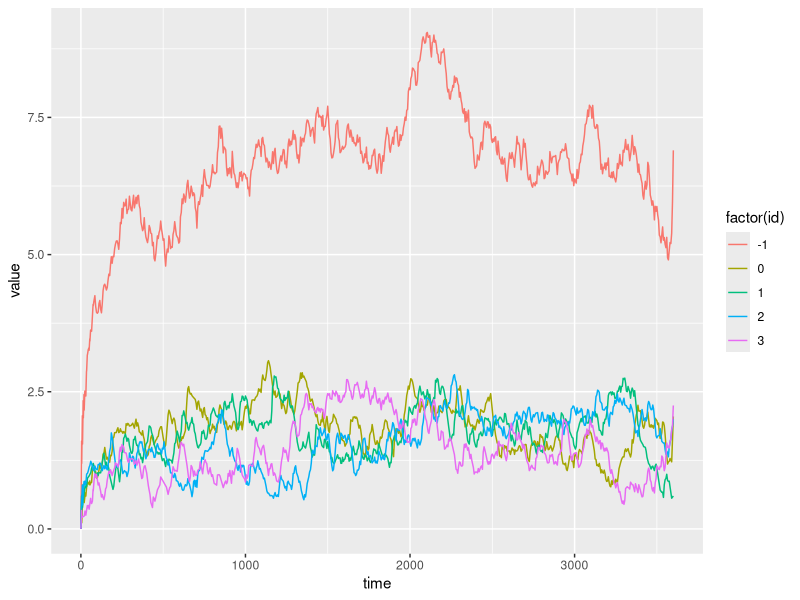

The R script that drew this image:
library(tidyverse)
library(ggplot2)
library(dplyr)

wide = read.csv("results.csv", check.names = FALSE)

pairs <- seq(1, ncol(wide), by = 2)

long <- do.call(rbind, lapply(pairs, function(i) {
  data.frame(
    vector = names(wide)[i],
    time   = wide[[i]],
    value  = wide[[i + 1]]
  )
}))

long = na.omit(long)

long$id = as.integer(sub(".*\\[([0-9]+)\\].*", "\\1", long$vector))
long$run = as.integer(sub(".*\\(#([0-9]+).*", "\\1", long$vector))
long$vector = sub("\\s.*", "", long$vector)
long$time = long$time

queue_size = long[long$vector == "queueSizeVector", ]

time_grid = seq(0,7200,by = 1)

avg_qs = queue_size %>%
    group_by(id) %>%
    group_modify(~ {
        .x %>%
            group_by(run) %>%
            group_modify(~ {
                series = .x %>%
                    group_by(time) %>%
                    summarise(value = mean(value), .groups = "drop") %>%
                    arrange(time)

                tibble(
                    time = time_grid,
                    value = approx(series$time, series$value, xout = time_grid, rule = 1)$y
                )
            }) %>%
            ungroup() %>%
            group_by(time) %>%
            summarise(value = mean(value, na.rm = TRUE), .groups = "drop")
    }) %>%
    ungroup()

avg_qs = na.omit(avg_qs)

total <- avg_qs %>%
  group_by(time) %>%
  summarise(value = sum(value, na.rm = TRUE), .groups = "drop") %>%
  mutate(id = -1)

avg_qs_with_total <- bind_rows(avg_qs, total)

plot_qs = ggplot(
        avg_qs_with_total,
        aes(
            x = time,
            y = value,
            group = factor(id),
            color = factor(id)
        )
) +
geom_line()

dir.create("plots", showWarnings = FALSE)
ggsave("plots/queueSize.png", plot = plot_qs, width = 10, height = 6, dpi = 300)
